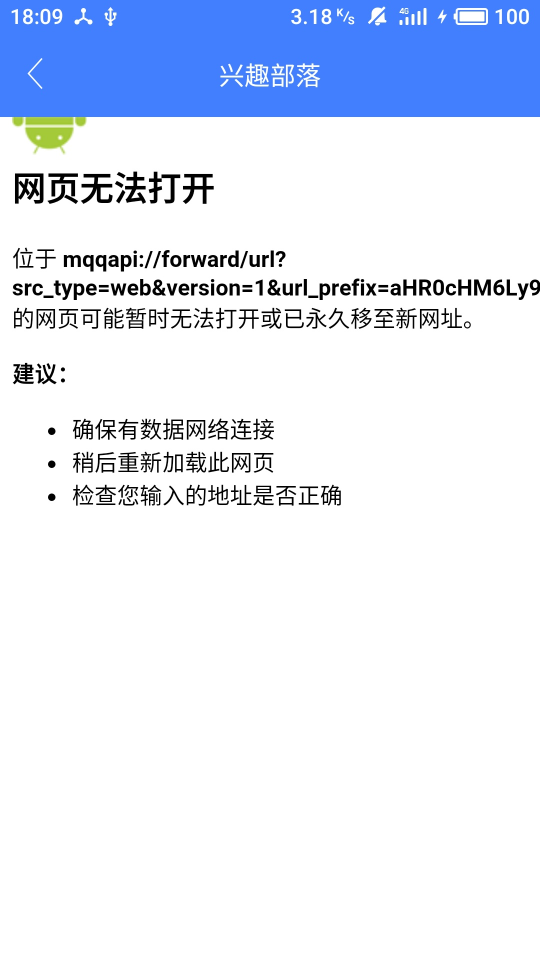
#> input picture Algorithm/EvaluationAlgo/img/img_0.jpg, 1080 x 1920 px (shown at 1/2 size)
$ python -i pre.py   (imports and definitions only)
#> lines starting #> are read from the running program, lines starting #| are printed output that depends on the picture
### Algorithm/TrainingAlgo/ReportTrainingAlgo/DeepPrior/img_feature_extra/Config.py
class Config:

    def __init__(self):
        # Adjustable
        self.THRESHOLD_PRE_GRADIENT = 4  # dribbble:4 rico:4 web:1
        self.THRESHOLD_OBJ_MIN_AREA = 55  # bottom line 55 of small circle
        self.THRESHOLD_OBJ_MIN_PERIMETER = 0
        self.THRESHOLD_BLOCK_GRADIENT = 5

        # *** Frozen ***
        self.THRESHOLD_REC_MIN_EVENNESS = 0.7
        self.THRESHOLD_REC_MAX_DENT_RATIO = 0.25
        self.THRESHOLD_LINE_THICKNESS = 8
        self.THRESHOLD_LINE_MIN_LENGTH = 0.95
        self.THRESHOLD_COMPO_MAX_SCALE = (
        0.25, 0.98)  # (120/800, 422.5/450) maximum height and width ratio for a atomic compo (button)
        self.THRESHOLD_TEXT_MAX_WORD_GAP = 10
        self.THRESHOLD_TEXT_MAX_HEIGHT = 0.04  # 40/800 maximum height of text
        self.THRESHOLD_TOP_BOTTOM_BAR = (0.045, 0.94)  # (36/800, 752/800) height ratio of top and bottom bar
        self.THRESHOLD_BLOCK_MIN_HEIGHT = 0.03  # 24/800

        # obsolete
        self.THRESHOLD_BLOCK_MAX_BORDER_THICKNESS = 8
        self.THRESHOLD_BLOCK_MAX_CROSS_POINT = 0.1
        self.THRESHOLD_UICOMPO_MIN_W_H_RATIO = 0.4
        self.THRESHOLD_TEXT_MAX_WIDTH = 150
        self.THRESHOLD_LINE_MIN_LENGTH_H = 50
        self.THRESHOLD_LINE_MIN_LENGTH_V = 50
        self.OCR_PADDING = 5
        self.OCR_MIN_WORD_AREA = 0.45

        self.THRESHOLD_MIN_IOU = 0.1  # dribbble:0.003 rico:0.1 web:0.1
        self.THRESHOLD_BLOCK_MIN_EDGE_LENGTH = 210  # dribbble:68 rico:210 web:70
        self.THRESHOLD_UICOMPO_MAX_W_H_RATIO = 10  # dribbble:10 rico:10 web:22

        self.CLASS_MAP = {'0': 'Button', '1': 'CheckBox', '2': 'CheckedTextView', '3': 'EditText', '4': 'ImageButton',
                          '5': 'ImageView', '6': 'NumberPicker', '7': 'ProgressBar', '8': 'ProgressBarHorizontal',
                          '9': 'ProgressBarVertical', '10': 'RadioButton', '11': 'RatingBar', '12': 'SeekBar',
                          '13': 'Switch', '14': 'Spinner', '15': 'TextView', '16': 'ToggleButton'}

        self.COLOR = {'Button': (0, 255, 0), 'CheckBox': (0, 0, 255), 'CheckedTextView': (255, 166, 166),
                      'EditText': (255, 166, 0), 'ImageButton': (77, 77, 255), 'ImageView': (255, 0, 166),
                      'NumberPicker': (255, 228, 196), 'ProgressBar': (166, 0, 255),
                      'ProgressBarHorizontal': (50, 21, 255), 'ProgressBarVertical': (192, 255, 62),
                      'RadioButton': (166, 166, 166), 'RatingBar': (0, 166, 255), 'SeekBar': (0, 166, 10),
                      'Switch': (80, 166, 66), 'Spinner': (139, 139, 122), 'TextView': (169, 255, 0),
                      'ToggleButton': (255, 193, 193)}

### Algorithm/TrainingAlgo/ReportTrainingAlgo/DeepPrior/img_feature_extra/pre.py
import cv2
import numpy as np
from Algorithm.TrainingAlgo.ReportTrainingAlgo.DeepPrior.img_feature_extra.Config import Config
C = Config()


def read_img(path, resize_height=None, kernel_size=None):

#> called with path = '../../../../EvaluationAlgo/img/img_0.jpg'
    def resize_by_height(org):
        w_h_ratio = org.shape[1] / org.shape[0]
        resize_w = resize_height * w_h_ratio
        re = cv2.resize(org, (int(resize_w), int(resize_height)))
        return re

    try:
        img = cv2.imread(path)
#> img is the input picture: shape (1920, 1080, 3); mean B, G, R 246.6, 232.3, 225.1
        if kernel_size is not None:
            img = cv2.medianBlur(img, kernel_size)
        if img is None:
            print(" Image does not exist ")
            return None, None
        if resize_height is not None:
            img = resize_by_height(img)
        gray = cv2.cvtColor(img, cv2.COLOR_BGR2GRAY)
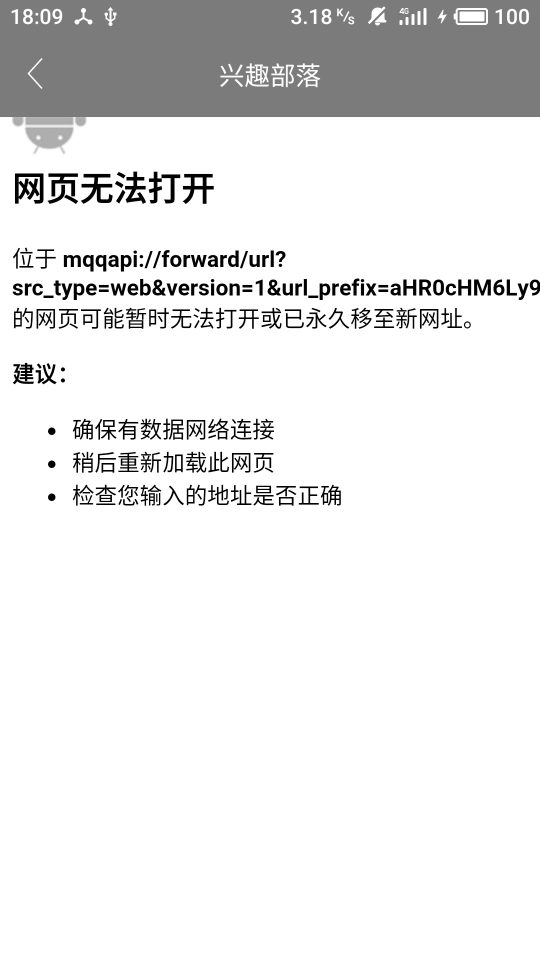
#> gray: shape (1920, 1080) (shown at 1/2 size); min 0, max 255, mean 231.8
        return img, gray

    except Exception as e:
        print(e)
        print(" Image Reading Failed \n")
        return None, None


def gray_to_gradient(img):
    if len(img.shape) == 3:
        img = cv2.cvtColor(img, cv2.COLOR_BGR2GRAY)
    row, column = img.shape[0], img.shape[1]
    img_f = np.copy(img)
    img_f = img_f.astype("float")

    gradient = np.zeros((row, column))
    for x in range(row - 1):
        for y in range(column - 1):
            gx = abs(img_f[x + 1, y] - img_f[x, y])
            gy = abs(img_f[x, y + 1] - img_f[x, y])
            gradient[x, y] = gx + gy
    gradient = gradient.astype("uint8")
    return gradient


def grad_to_binary(grad, min):
    rec, bin = cv2.threshold(grad, min, 255, cv2.THRESH_BINARY)
    return bin


def reverse_binary(bin, show=False):
    r, bin = cv2.threshold(bin, 1, 255, cv2.THRESH_BINARY_INV)
    if show:
        cv2.imshow('binary_rev', bin)
        cv2.waitKey()
    return bin


def binarization(org, grad_min=C.THRESHOLD_PRE_GRADIENT, show=False, write_path=None):
    grey = cv2.cvtColor(org, cv2.COLOR_BGR2GRAY)
    grad = gray_to_gradient(grey)        # get RoI with high gradient
    binary = grad_to_binary(grad, grad_min)   # enhance the RoI
    morph = cv2.morphologyEx(binary, cv2.MORPH_CLOSE, (3, 3))  # remove noises
    if write_path is not None:
        cv2.imwrite(write_path, morph)
    if show:
        cv2.imshow('binary', morph)
        cv2.waitKey()
    return morph

>>> result = read_img('../../../../EvaluationAlgo/img/img_0.jpg')
